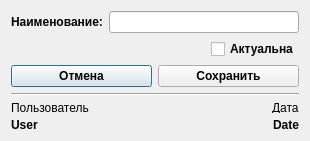
<?xml version="1.0" encoding="UTF-8"?>
<ui version="4.0">
 <class>CSupplier_gDialog</class>
 <widget class="QDialog" name="CSupplier_gDialog">
  <property name="windowModality">
   <enum>Qt::WindowModal</enum>
  </property>
  <property name="geometry">
   <rect>
    <x>0</x>
    <y>0</y>
    <width>310</width>
    <height>141</height>
   </rect>
  </property>
  <property name="minimumSize">
   <size>
    <width>310</width>
    <height>141</height>
   </size>
  </property>
  <property name="maximumSize">
   <size>
    <width>310</width>
    <height>141</height>
   </size>
  </property>
  <property name="windowTitle">
   <string>Папка заказчиков</string>
  </property>
  <property name="modal">
   <bool>true</bool>
  </property>
  <layout class="QGridLayout" name="gridLayout_2">
   <item row="0" column="0" alignment="Qt::AlignRight">
    <widget class="QLabel" name="labelName">
     <property name="font">
      <font>
       <family>Arial</family>
       <pointsize>9</pointsize>
       <weight>75</weight>
       <bold>true</bold>
      </font>
     </property>
     <property name="text">
      <string>Наименование:</string>
     </property>
    </widget>
   </item>
   <item row="0" column="1" colspan="3">
    <widget class="QLineEdit" name="lineEditName">
     <property name="font">
      <font>
       <family>Arial</family>
       <pointsize>9</pointsize>
      </font>
     </property>
    </widget>
   </item>
   <item row="1" column="3">
    <widget class="QCheckBox" name="checkBoxActual">
     <property name="font">
      <font>
       <family>Arial</family>
       <pointsize>9</pointsize>
       <weight>75</weight>
       <bold>true</bold>
      </font>
     </property>
     <property name="text">
      <string>Актуальна</string>
     </property>
    </widget>
   </item>
   <item row="4" column="0" colspan="4">
    <layout class="QGridLayout" name="gLayoutInformation">
     <item row="1" column="0" alignment="Qt::AlignLeft">
      <widget class="QLabel" name="labelUserD">
       <property name="font">
        <font>
         <family>Arial</family>
         <pointsize>9</pointsize>
         <weight>75</weight>
         <bold>true</bold>
        </font>
       </property>
       <property name="text">
        <string>User</string>
       </property>
      </widget>
     </item>
     <item row="0" column="0" alignment="Qt::AlignLeft">
      <widget class="QLabel" name="labelUserI">
       <property name="font">
        <font>
         <family>Arial</family>
        </font>
       </property>
       <property name="text">
        <string>Пользователь</string>
       </property>
      </widget>
     </item>
     <item row="0" column="1" alignment="Qt::AlignRight">
      <widget class="QLabel" name="labelDateI">
       <property name="font">
        <font>
         <family>Arial</family>
        </font>
       </property>
       <property name="text">
        <string>Дата</string>
       </property>
      </widget>
     </item>
     <item row="1" column="1" alignment="Qt::AlignRight">
      <widget class="QLabel" name="labelDateD">
       <property name="font">
        <font>
         <family>Arial</family>
         <pointsize>9</pointsize>
         <weight>75</weight>
         <bold>true</bold>
        </font>
       </property>
       <property name="text">
        <string>Date</string>
       </property>
      </widget>
     </item>
    </layout>
   </item>
   <item row="3" column="0" colspan="4">
    <widget class="Line" name="line">
     <property name="orientation">
      <enum>Qt::Horizontal</enum>
     </property>
    </widget>
   </item>
   <item row="2" column="0" colspan="4">
    <layout class="QHBoxLayout" name="hLayoutOkCancel">
     <item>
      <widget class="QPushButton" name="buttonCancel">
       <property name="font">
        <font>
         <family>Arial</family>
         <pointsize>9</pointsize>
         <weight>75</weight>
         <bold>true</bold>
        </font>
       </property>
       <property name="text">
        <string>Отмена</string>
       </property>
      </widget>
     </item>
     <item>
      <widget class="QPushButton" name="buttonSave">
       <property name="font">
        <font>
         <family>Arial</family>
         <pointsize>9</pointsize>
         <weight>75</weight>
         <bold>true</bold>
        </font>
       </property>
       <property name="text">
        <string>Сохранить</string>
       </property>
      </widget>
     </item>
    </layout>
   </item>
  </layout>
 </widget>
 <resources/>
 <connections/>
</ui>
